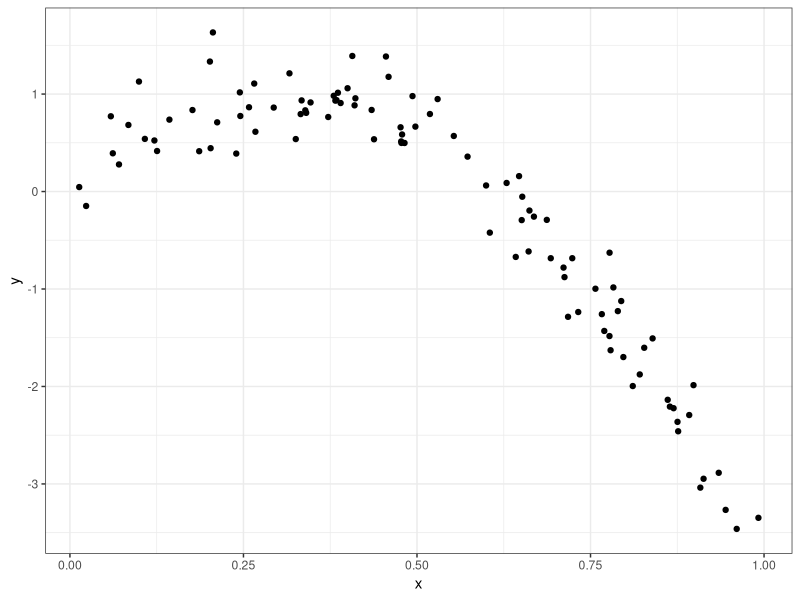
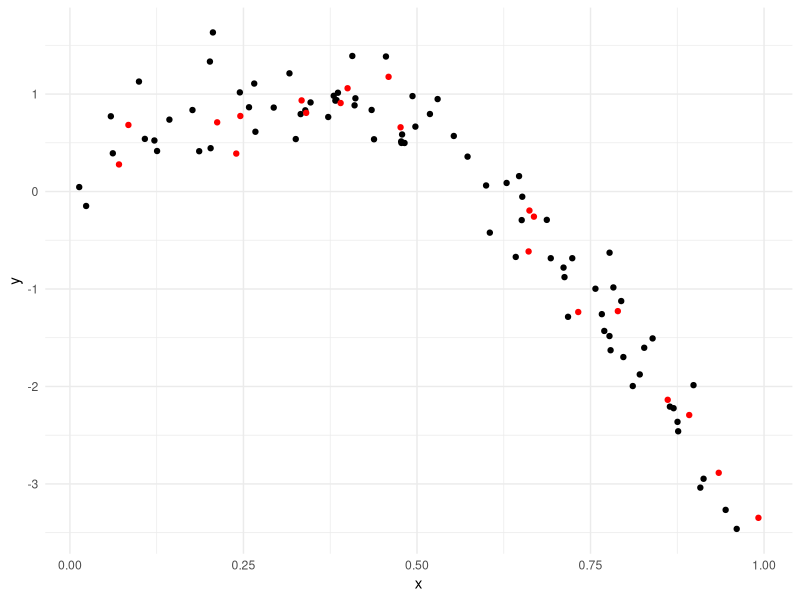
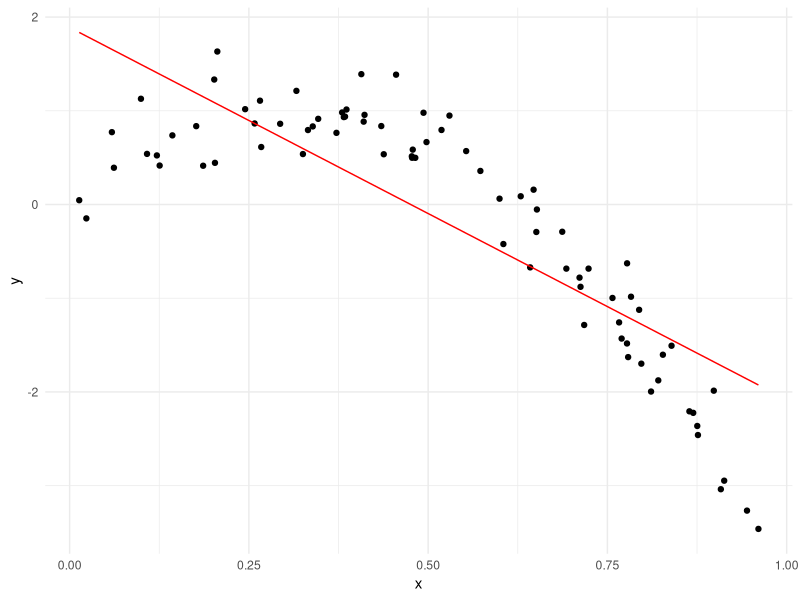
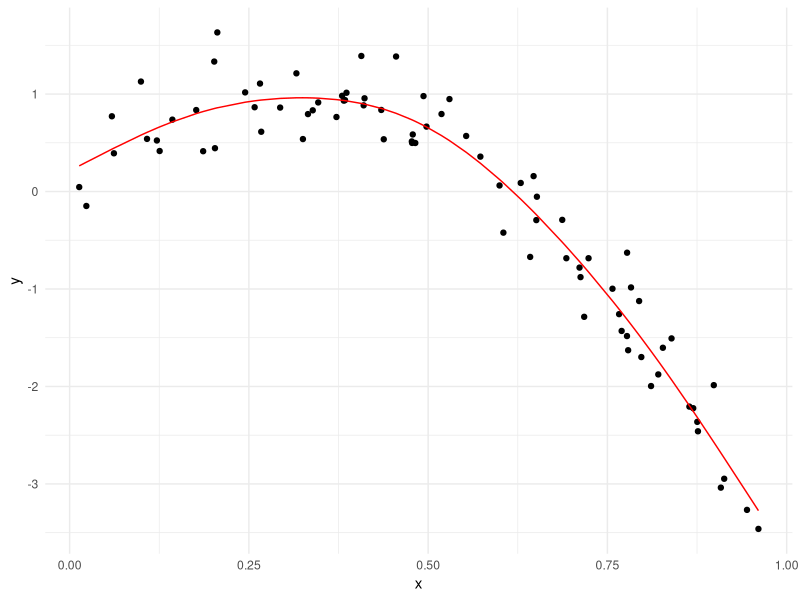
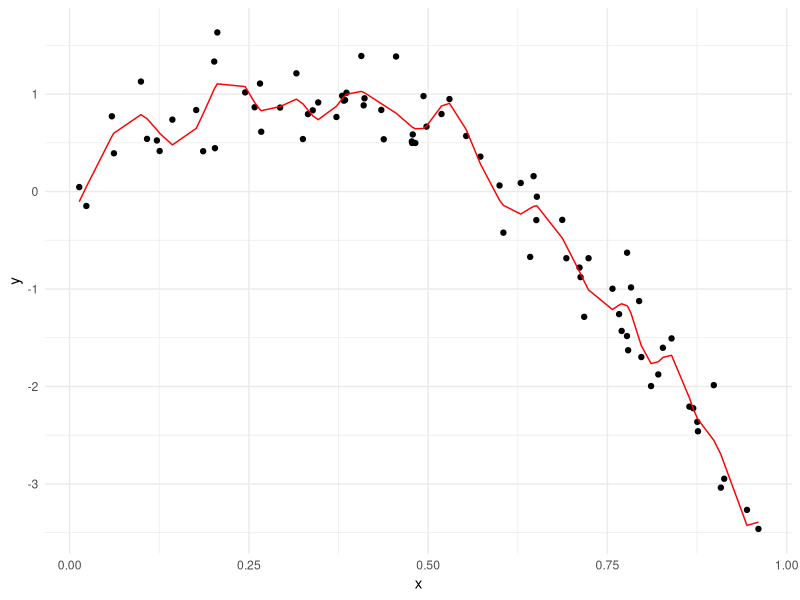
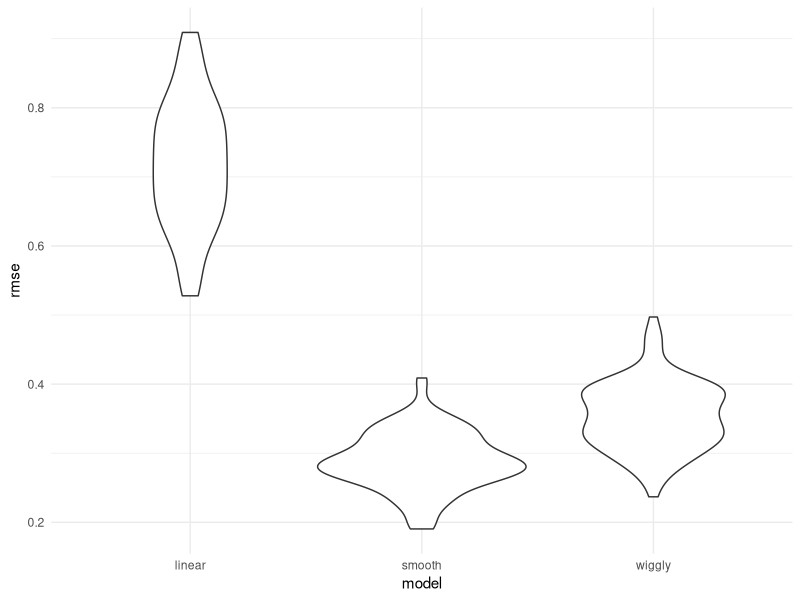

These charts were generated, in order, by the following R code:
## ---- chunk 1
library(tidyverse)
library(modelr)
library(mgcv)

knitr::opts_chunk$set(
	echo = TRUE,
	warning = FALSE,
	fig.width = 8, 
  fig.height = 6,
  out.width = "90%"
)
options(
  ggplot2.continuous.colour = "viridis",
  ggplot2.continuous.fill = "viridis"
)
scale_colour_discrete = scale_colour_viridis_d
scale_fill_discrete = scale_fill_viridis_d
theme_set(theme_minimal() + theme(legend.position = "bottom"))

set.seed(1)
## ---- chunk 2
nonlin_df = 
  tibble(
    id = 1:100,
    x = runif(100, 0, 1),
    y = 1 - 10 * (x - .3) ^ 2 + rnorm(100, 0, .3)
  )

nonlin_df %>% 
  ggplot(aes(x = x, y = y)) + 
  geom_point() + theme_bw()
## ---- chunk 3
train_df = sample_frac(nonlin_df, size = .8)
test_df = anti_join(nonlin_df, train_df, by = "id")

ggplot(train_df, aes(x = x, y = y)) + 
  geom_point() + 
  geom_point(data = test_df, color = "red")
## ---- chunk 4
linear_mod = lm(y ~ x, data = train_df)
smooth_mod = mgcv::gam(y ~ s(x), data = train_df)
wiggly_mod = mgcv::gam(y ~ s(x, k = 30), sp = 10e-6, data = train_df)
## ---- chunk 5
linear_plot = train_df %>% 
  add_predictions(linear_mod) %>% 
  ggplot(aes(x = x, y = y)) + 
  geom_point() + 
  geom_line(aes(y = pred), color = "red")

linear_plot
## ---- chunk 6
smooth_plot = train_df %>% 
  add_predictions(smooth_mod) %>% 
  ggplot(aes(x = x, y = y)) + 
  geom_point() + 
  geom_line(aes(y = pred), color = "red")

smooth_plot
## ---- chunk 7
wiggly_plot = train_df %>% 
  add_predictions(wiggly_mod) %>% 
  ggplot(aes(x = x, y = y)) + 
  geom_point() + 
  geom_line(aes(y = pred), color = "red")

wiggly_plot
## ---- chunk 8
rmse(linear_mod, test_df)
rmse(smooth_mod, test_df)
rmse(wiggly_mod, test_df)
## ---- chunk 9
rmse(linear_mod, train_df)
rmse(smooth_mod, train_df)
rmse(wiggly_mod, train_df)
## ---- chunk 10
cv_df = 
  crossv_mc(nonlin_df, 100) 
## ---- chunk 11
cv_df %>% 
  pull(train) %>% 
  .[[1]] %>% 
  as_tibble

cv_df %>% 
  pull(test) %>% 
  .[[1]] %>% 
  as_tibble

cv_df =
  cv_df %>% 
  mutate(
    train = map(train, as_tibble),
    test = map(test, as_tibble))
## ---- chunk 12
cv_df = 
  cv_df %>% 
  mutate(linear_mods  = map(.x = train, ~lm(y ~ x, data = .x)),
         smooth_mods  = map(.x = train, ~mgcv::gam(y ~ s(x), data = .x)),
         wiggly_mods  = map(.x = train, ~gam(y ~ s(x, k = 30), sp = 10e-6, data = .x))) %>% 
  mutate(rmse_linear = map2_dbl(.x = linear_mods, .y = test, ~rmse(model = .x, data = .y)),
         rmse_smooth = map2_dbl(.x = smooth_mods, .y = test, ~rmse(model = .x, data = .y)),
         rmse_wiggly = map2_dbl(.x = wiggly_mods, .y = test, ~rmse(model = .x, data = .y)))
## ---- chunk 13
cv_df %>% 
  select(starts_with("rmse")) %>% 
  pivot_longer(
    everything(),
    names_to = "model", 
    values_to = "rmse",
    names_prefix = "rmse_") %>% 
  mutate(model = fct_inorder(model)) %>% 
  ggplot(aes(x = model, y = rmse)) + geom_violin()
